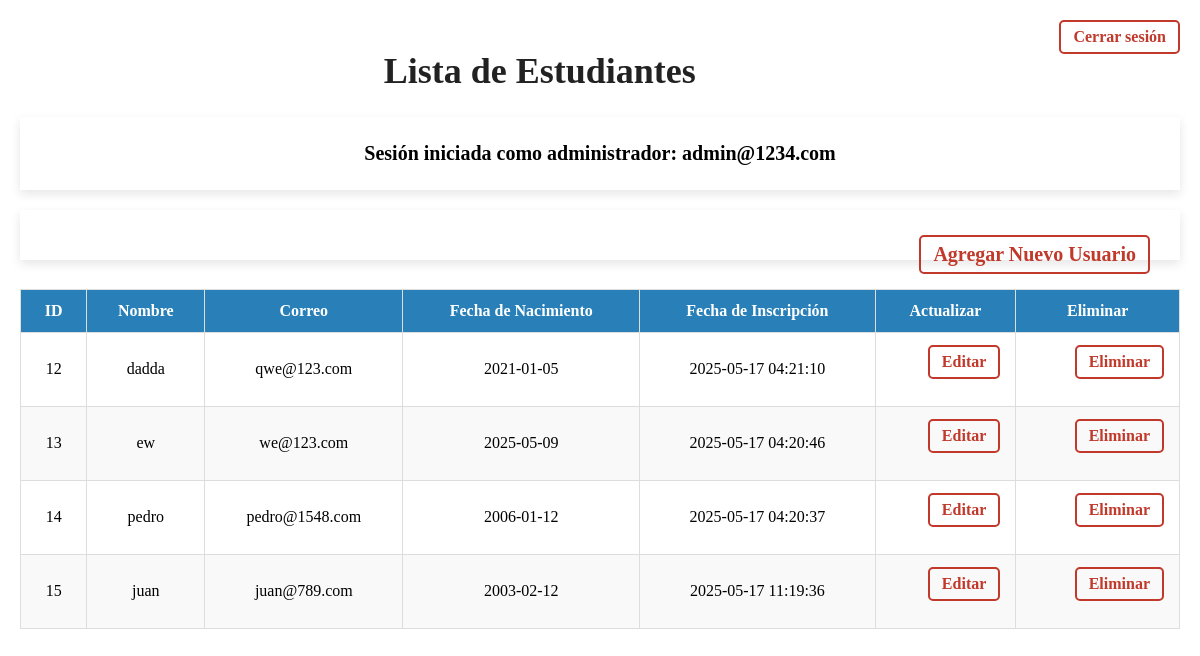
/conexionesphp/listausr.php (signed in), run on an earlier commit of the app's database.
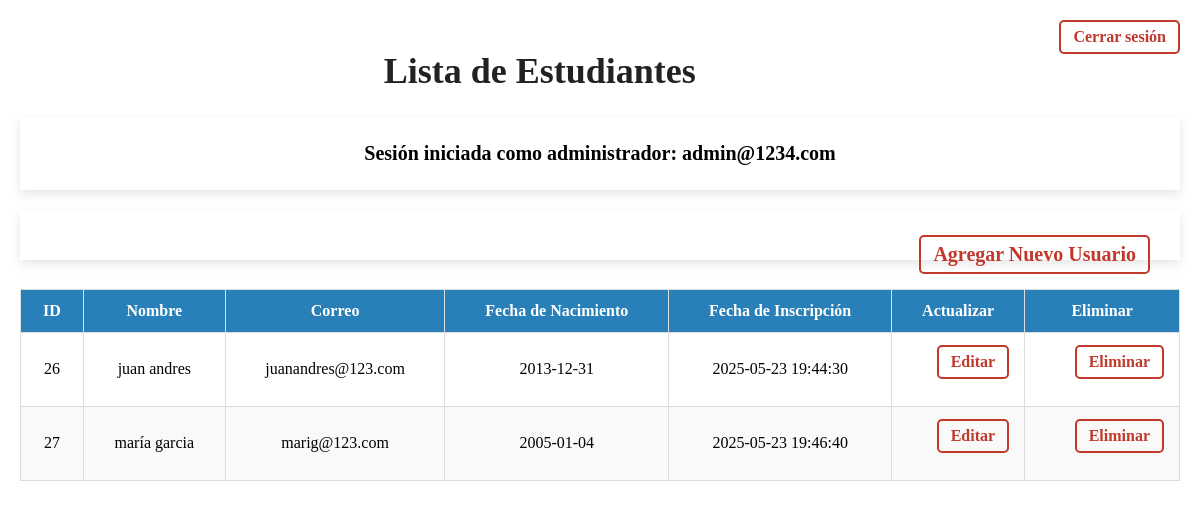
And on a later commit of the database.
### tables this page shows
CREATE TABLE `newregistros` (
  `id_usuario` int(11) NOT NULL,
  `nombre` varchar(100) NOT NULL,
  `correo` varchar(50) NOT NULL,
  `contrasena` varchar(255) NOT NULL,
  `fecha_nac` date NOT NULL,
  `fecha_insc` timestamp NOT NULL DEFAULT current_timestamp() ON UPDATE current_timestamp()
);

### conexionesphp/listausr.php (the view, shortened to what this page needs)
<?php
require 'conexion.php';
$resultado = $conexion->query("SELECT * FROM newregistros");
$correoAdmin = $_SESSION['correo_adm'];
?>
<!DOCTYPE html>
<html lang="es">
<head>
    <link rel="stylesheet" href="../estilos/lista_estilo.css">
</head>
<body>
    <a href="cerrar_sesion.php" class="cerrar-sesion">Cerrar sesión</a>
    <h2>Lista de Estudiantes</h2>
    <p>Sesión iniciada como administrador: <?php echo htmlspecialchars($correoAdmin); ?></p>
    <p><a href="registro_form.php" class="nuevo-usuario">Agregar Nuevo Usuario</a></p>
    <table class="tabla-registros" border="1" cellpadding="5">
        <thead>
        <tr>
            <th>ID</th>
            <th>Nombre</th>
            <th>Correo</th>
            <th>Fecha de Nacimiento</th>
            <th>Fecha de Inscripción</th>
            <th>Actualizar</th>
            <th>Eliminar</th>
        </tr>
        </thead>
        <tbody>
        <?php while ($registros = $resultado->fetch_assoc()) { ?>
        <tr>
            <td><?php echo $registros["id_usuario"]; ?></td>
            <td><?php echo $registros["nombre"]; ?></td>
            <td><?php echo $registros["correo"]; ?></td>
            <td><?php echo $registros["fecha_nac"]; ?></td>
            <td><?php echo $registros["fecha_insc"]; ?></td>
            <td><a href="editar.php?id=<?php echo $registros['id_usuario']; ?>"
            class="editar">Editar</a></td>
            <td><a href="eliminar.php?id=<?php echo $registros['id_usuario']; ?>"
            class="eliminar"
            onclick="return confirm('¿Estás seguro de eliminar este usuario?');">Eliminar</a></td>
        </tr>
        <?php } ?>
        </tbody>
    </table>
</body>
</html>

### estilos/lista_estilo.css (style rules this page uses)
body { margin: 0; padding: 20px; }
p { font-weight: bold; font-family: Verdana; font-size: 20px; text-align: center; padding: 25px 30px; box-shadow: 0 4px 10px rgba(0,0,0,0.1); }
h2 { font-family: Verdana; font-size: 36px; text-align: center; margin-bottom: 25px; color: #222; }
a { display: inline-block; float: right; font-family: Verdana; margin-bottom: 15px; text-decoration: none; font-weight: bold; color: #c0392b; border: 2px solid #c0392b; padding: 6px 12px; border-radius: 5px; }
table { font-family: Verdana; width: 100%; border-collapse: collapse; margin-top: 10px; }
th, td { border: 1px solid #ddd; padding: 12px 15px; text-align: center; }
th { background-color: #2980b9; color: white; }
tr:nth-child(even) { background-color: #f9f9f9; }

What changed in the data, as far as the page shows it:
removed newregistros: id_usuario "12", nombre "dadda", correo "qwe@123.com", fecha_nac "2021-01-05", fecha_insc "2025-05-17 04:21:10"
removed newregistros: id_usuario "13", nombre "ew", correo "we@123.com", fecha_nac "2025-05-09", fecha_insc "2025-05-17 04:20:46"
removed newregistros: id_usuario "14", nombre "pedro", correo "pedro@1548.com", fecha_nac "2006-01-12", fecha_insc "2025-05-17 04:20:37"
removed newregistros: id_usuario "15", nombre "juan", correo "juan@789.com", fecha_nac "2003-02-12", fecha_insc "2025-05-17 11:19:36"
added newregistros: id_usuario "26", nombre "juan andres", correo "juanandres@123.com", fecha_nac "2013-12-31", fecha_insc "2025-05-23 19:44:30"
added newregistros: id_usuario "27", nombre "maría garcia", correo "marig@123.com", fecha_nac "2005-01-04", fecha_insc "2025-05-23 19:46:40"
